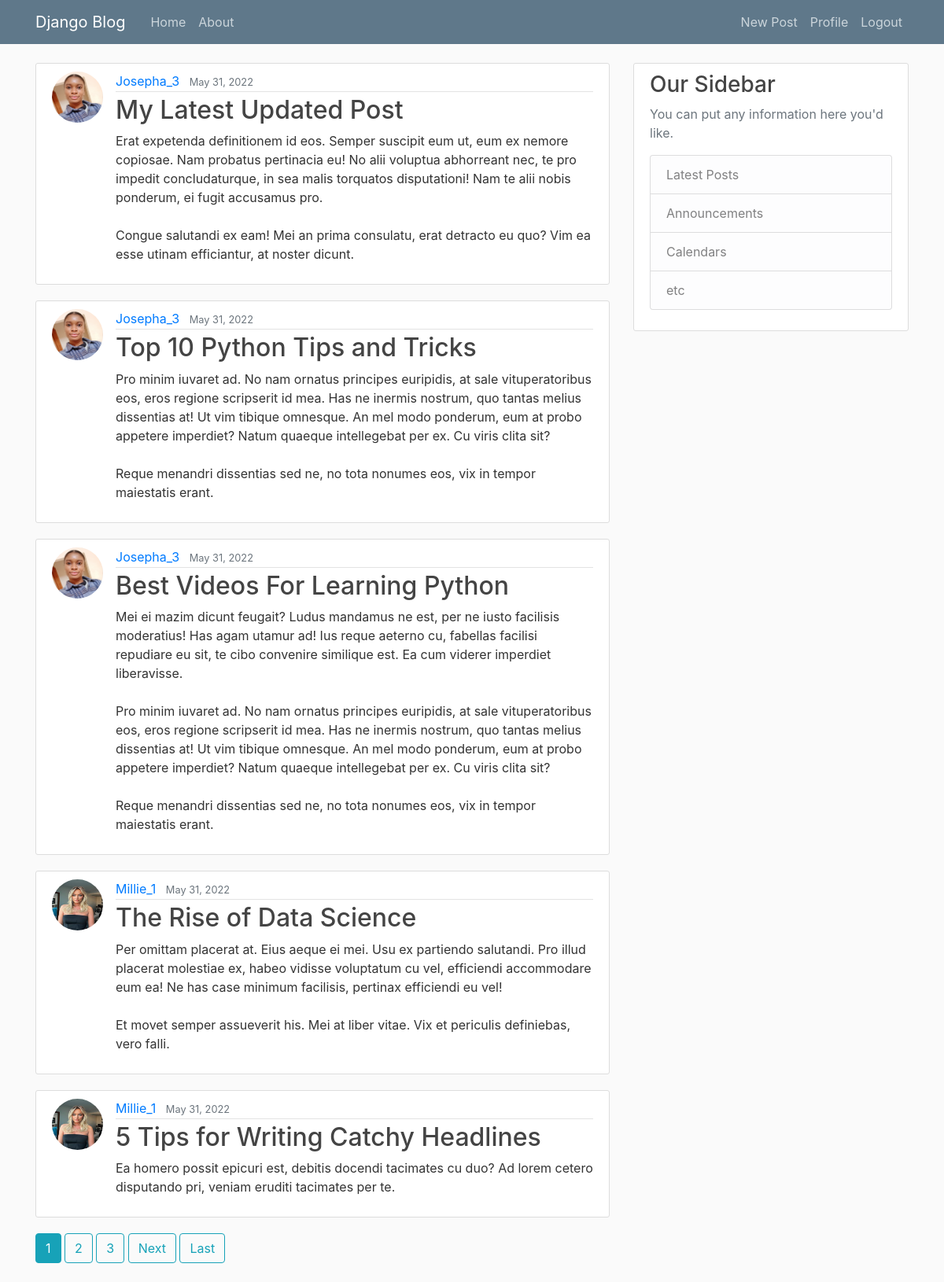
The app's page /home/ (signed in) with its own data.
### blog/models.py (models this page shows, shortened)
class Post(models.Model):
	title = models.CharField(max_length=100)
	content = models.TextField()
	date_posted= models.DateTimeField(default=timezone.now)
	author=models.ForeignKey(User,on_delete=models.CASCADE)

### users/models.py (models this page shows, shortened)
class Profile ( models.Model ):
	user = models.OneToOneField( User, on_delete=models.CASCADE)
	image = models.ImageField(default = 'default.jpg', upload_to='profile_pics')
	post=models.CharField(max_length=100,default="")
	department =models.CharField(max_length=20,default="")
	phone =models.CharField(max_length=13,default="")

### blog/views.py (the view)
# urls.py: path('home/', PostListView.as_view(), name='blog-home'),
class PostListView(LoginRequiredMixin,ListView):
    model = Post
    template_name = 'blog/home.html'  # <app>/<model>_<viewtype>.html
    context_object_name = 'posts'
    ordering = ['-date_posted']
    paginate_by= 5

### blog/templates/blog/home.html (shortened to what this page needs)
{% extends "blog/base.html" %}
{% block content%}
	{% for post in posts%}
	<article class="media content-section">
		<img class="rounded-circle article-img" src="{{ post.author.profile.image.url }}">
	  	<div class="media-body">
	    <div class="article-metadata">
	      <a class="mr-2" href="{% url 'user-posts' post.author.username %}">{{ post.author }}</a>
	      <small class="text-muted">{{ post.date_posted| date:"F d, Y"}}</small>
	    </div>
	    <h2><a class="article-title" href="{% url 'post-detail' post.id %}">{{ post.title }}</a></h2>
	    <p class="article-content">{{ post.content }}</p>
	  </div>
	</article>
	{% endfor %}
	{% if is_paginated %}
      {% for num in page_obj.paginator.page_range %}
        {% if page_obj.number == num %}
          <a class="btn btn-info mb-4" href="?page={{ num }}">{{ num }}</a>
        {% elif num > page_obj.number|add:'-3' and num < page_obj.number|add:'3' %}
          <a class="btn btn-outline-info mb-4" href="?page={{ num }}">{{ num }}</a>
        {% endif %}
      {% endfor %}
      {% if page_obj.has_next %}
        <a class="btn btn-outline-info mb-4" href="?page={{ page_obj.next_page_number }}">Next</a>
        <a class="btn btn-outline-info mb-4" href="?page={{ page_obj.paginator.num_pages }}">Last</a>
      {% endif %}
    {% endif %}
{% endblock content %}

### blog/static/blog/main.css (style rules this page uses)
body { background: #fafafa; color: #333333; margin-top: 5rem; }
h1, h2, h3, h4, h5, h6 { color: #444444; }
.content-section { background: #ffffff; padding: 10px 20px; border: 1px solid #dddddd; border-radius: 3px; margin-bottom: 20px; }
.article-title { color: #444444; }
.article-content { white-space: pre-line; }
.article-img { height: 65px; width: 65px; margin-right: 16px; }
.article-metadata { padding-bottom: 1px; margin-bottom: 4px; border-bottom: 1px solid #e3e3e3 }

### records on screen
Post: author.profile.image (picture), author "Josepha_3", date_posted "May 31, 2022", title "My Latest Updated Post", content "Erat expetenda definitionem id eos. Semper suscipit eum ut, eum ex nemore copiosae. Nam probatus pertinacia eu! No alii voluptua abhorreant nec, te pro impedit concludaturque, in sea malis torquatos disputationi! Nam te alii nobis ponderum, ei fugit accusamus pro. Congue salutandi ex eam! Mei an prima consulatu, erat detracto eu quo? Vim ea esse utinam efficiantur, at noster dicunt."
Post: author.profile.image (picture), author "Josepha_3", date_posted "May 31, 2022", title "Top 10 Python Tips and Tricks", content "Pro minim iuvaret ad. No nam ornatus principes euripidis, at sale vituperatoribus eos, eros regione scripserit id mea. Has ne inermis nostrum, quo tantas melius dissentias at! Ut vim tibique omnesque. An mel modo ponderum, eum at probo appetere imperdiet? Natum quaeque intellegebat per ex. Cu viris clita sit? Reque menandri dissentias sed ne, no tota nonumes eos, vix in tempor maiestatis erant."
Post: author.profile.image (picture), author "Josepha_3", date_posted "May 31, 2022", title "Best Videos For Learning Python", content "Mei ei mazim dicunt feugait? Ludus mandamus ne est, per ne iusto facilisis moderatius! Has agam utamur ad! Ius reque aeterno cu, fabellas facilisi repudiare eu sit, te cibo convenire similique est. Ea cum viderer imperdiet liberavisse. Pro minim iuvaret ad. No nam ornatus principes euripidis, at sale vituperatoribus eos, eros regione scripserit id mea. Has ne inermis nostrum, quo tantas melius dissentias at! Ut vim tibique omnesque. An mel modo ponderum, eum at probo appetere imperdiet? Natum quaeque intellegebat per ex. Cu viris clita sit? Reque menandri dissentias sed ne, no tota nonumes eos, vix in tempor maiestatis erant."
Post: author.profile.image (picture), author "Millie_1", date_posted "May 31, 2022", title "The Rise of Data Science", content "Per omittam placerat at. Eius aeque ei mei. Usu ex partiendo salutandi. Pro illud placerat molestiae ex, habeo vidisse voluptatum cu vel, efficiendi accommodare eum ea! Ne has case minimum facilisis, pertinax efficiendi eu vel! Et movet semper assueverit his. Mei at liber vitae. Vix et periculis definiebas, vero falli."
Post: author.profile.image (picture), author "Millie_1", date_posted "May 31, 2022", title "5 Tips for Writing Catchy Headlines", content "Ea homero possit epicuri est, debitis docendi tacimates cu duo? Ad lorem cetero disputando pri, veniam eruditi tacimates per te."

### other values on screen
{{ num }} "1"
{{ num }} "2" "3"
